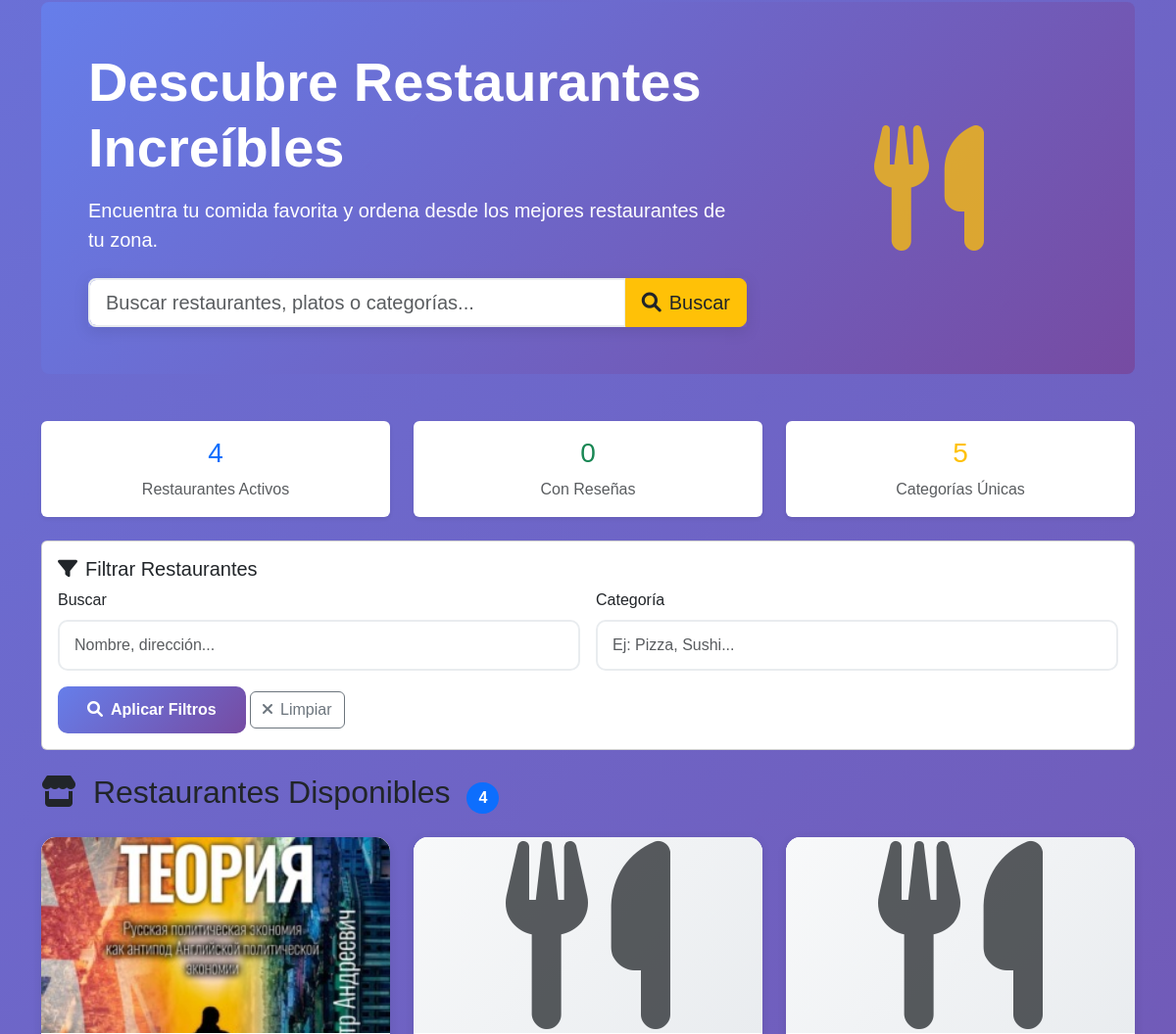
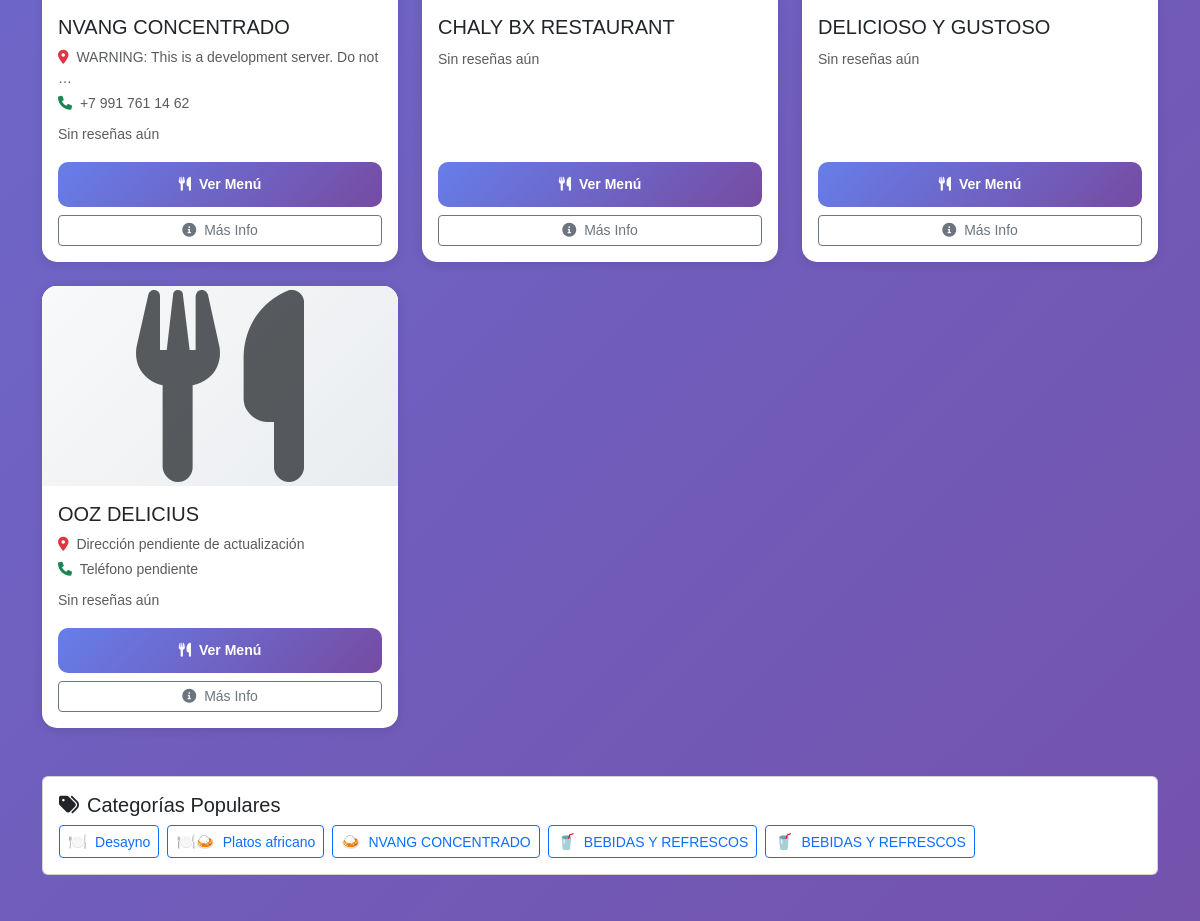
/explorar/ (middle part), run on an earlier commit of the app's database (2 pictures, top to bottom).
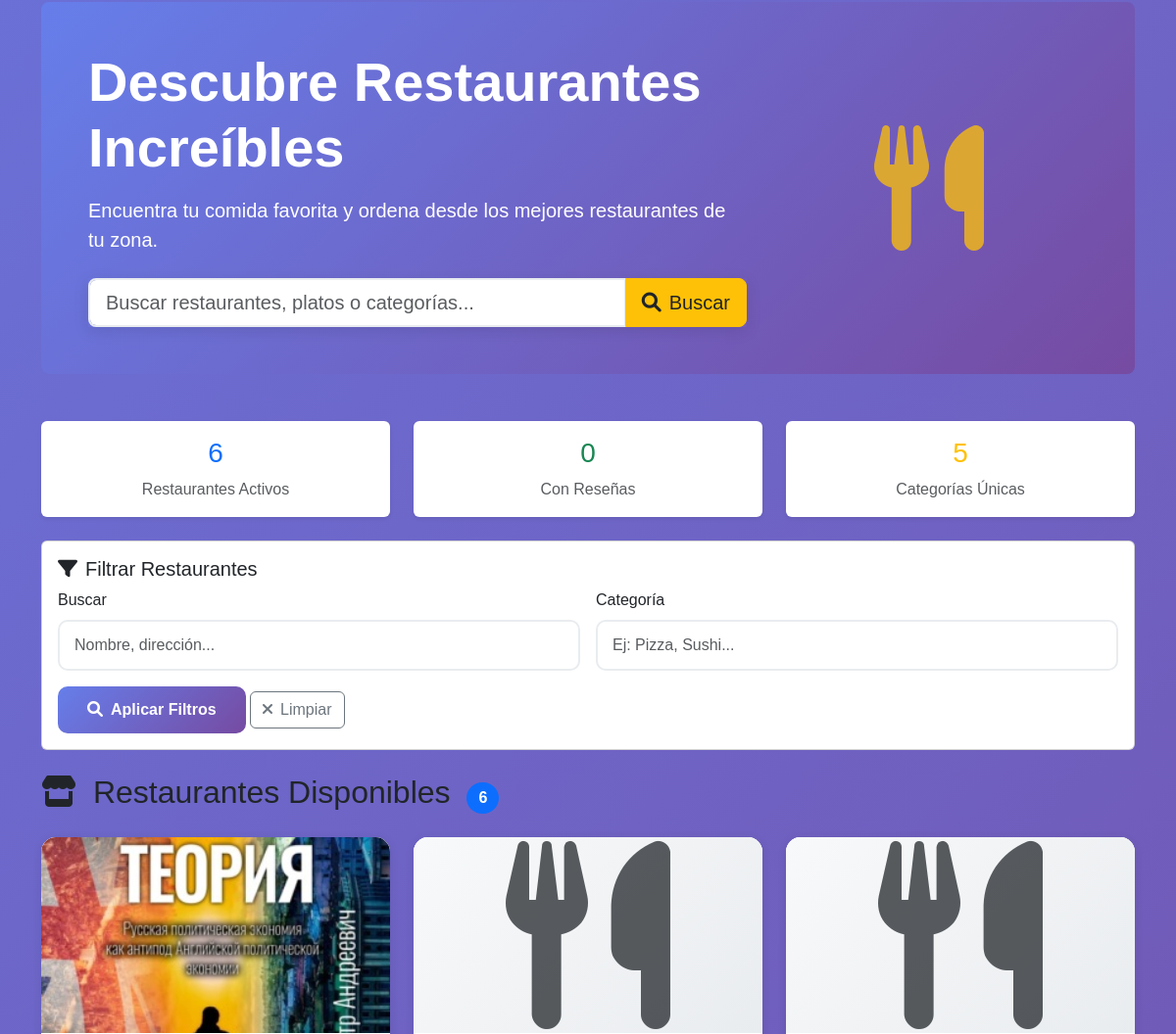
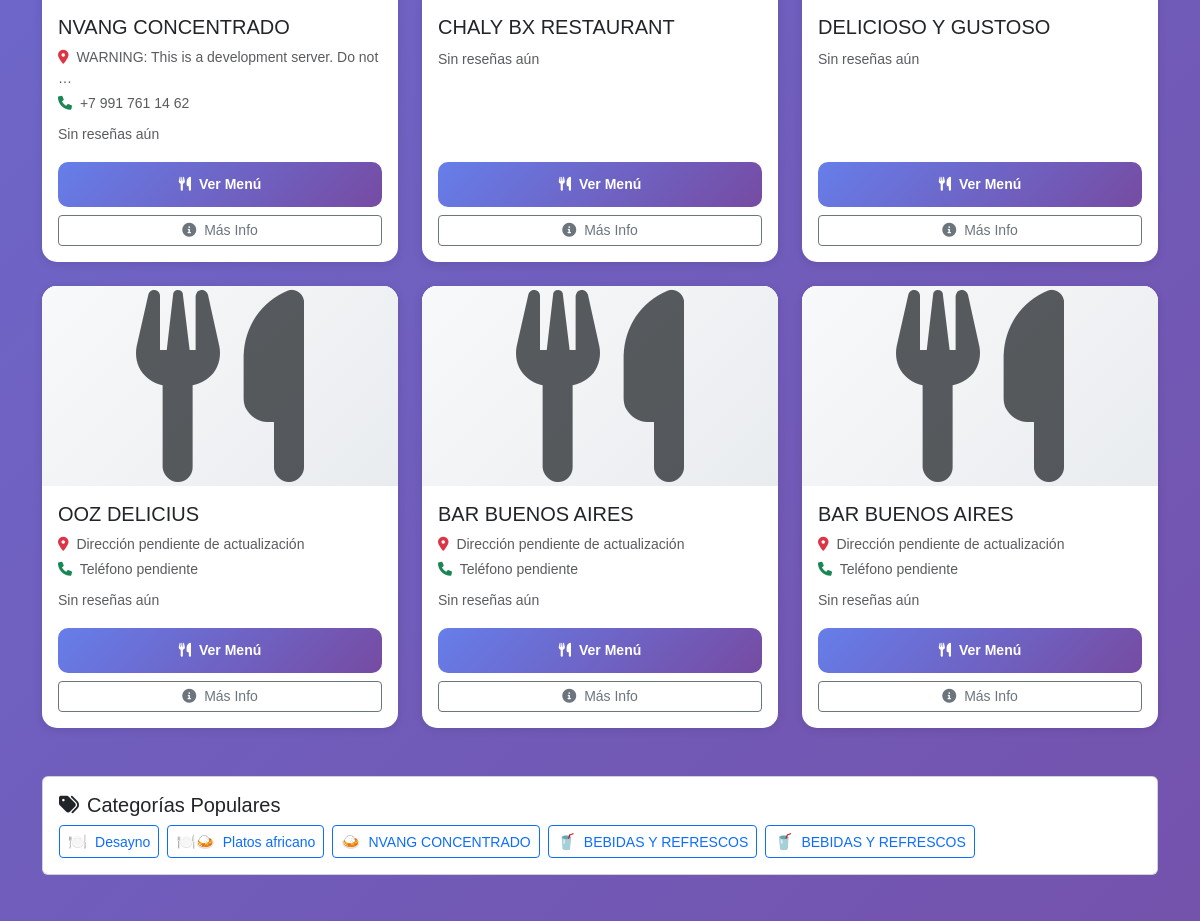
And on a later commit of the database (2 pictures, top to bottom).
### restaurant/models.py (models this page shows, shortened)
class Restaurante(models.Model):
    propietario = models.ForeignKey(User, on_delete=models.CASCADE, related_name='restaurantes')
    nombre = models.CharField(max_length=100)
    direccion = models.TextField()
    telefono = models.CharField(max_length=20, blank=True, null=True)
    email = models.EmailField(blank=True, null=True)
    logo = models.ImageField(upload_to='restaurantes/logos/', blank=True, null=True)
    imagen_portada = models.ImageField(upload_to='restaurantes/portadas/', blank=True, null=True)
    color_primario = models.CharField(max_length=7, default='667eea')  # Sin #
    color_secundario = models.CharField(max_length=7, default='764ba2') # Sin #
    tema = models.CharField(max_length=50, default='default')
    idioma = models.CharField(max_length=10, default='es')
    activo = models.BooleanField(default=True)
    fecha_creacion = models.DateTimeField(auto_now_add=True)
    class Meta:
        verbose_name = "Restaurante"
        verbose_name_plural = "Restaurantes"
    @property
    def promedio_calificaciones(self):
        resenas = self.resenas.filter(activa=True)
        if resenas.exists():
            return round(sum(r.calificacion for r in resenas) / resenas.count(), 1)
        return 0
    @property
    def total_resenas(self):
        return self.resenas.filter(activa=True).count()

class Categoria(models.Model):
    restaurante = models.ForeignKey(Restaurante, on_delete=models.CASCADE, related_name='categorias')
    nombre = models.CharField(max_length=100)
    emoji = models.CharField(max_length=10, default='🍽️')  # Emoji para la categoría
    descripcion = models.TextField(blank=True, null=True)
    imagen = models.ImageField(upload_to='categorias/', blank=True, null=True)
    orden = models.IntegerField(default=0)  # Para ordenar categorías
    activa = models.BooleanField(default=True)
    class Meta:
        verbose_name = "Categoría"
        verbose_name_plural = "Categorías"
        ordering = ['orden', 'nombre']
        unique_together = ['restaurante', 'nombre']  # No repetir nombres en mismo restaurante

### restaurant/views.py (the view)
# urls.py: path('explorar/', views.explorar_restaurantes, name='explorar_restaurantes'),
def explorar_restaurantes(request):
    restaurantes = Restaurante.objects.filter(activo=True, propietario__isnull=False)
    query = request.GET.get('q', '')
    categoria_filter = request.GET.get('categoria', '')
    if query:
        restaurantes = restaurantes.filter(
            Q(nombre__icontains=query) |
            Q(direccion__icontains=query) |
            Q(platos__nombre__icontains=query)
        ).distinct()
    if categoria_filter:
        restaurantes = restaurantes.filter(
            Q(categorias__nombre__icontains=categoria_filter) |
            Q(platos__categoria__nombre__icontains=categoria_filter)
        ).distinct()
    categorias_disponibles = Categoria.objects.filter(
        restaurante__in=restaurantes,
        activa=True
    ).distinct()  # Cambiado de values().distinct() a objetos completos
    stats = {
        'total_restaurantes': restaurantes.count(),
        'restaurantes_con_resenas': restaurantes.annotate(
            num_resenas=Count('resenas')
        ).filter(num_resenas__gt=0).count(),
    }
    context = {
        'restaurantes': restaurantes,
        'categorias': categorias_disponibles,  # Cambiado el nombre para claridad
        'query': query,
        'categoria_filter': categoria_filter,
        'stats': stats,
    }
    return render(request, 'restaurant/explorar_restaurantes.html', context)

### restaurant/templates/restaurant/explorar_restaurantes.html (shortened to what the changed rows need)
{% extends 'restaurant/base_generic.html' %}
{% load static %}
{% block content %}
<div class="container mt-4">
    <div class="hero-section bg-primary text-white rounded-3 p-5 mb-5">
        <div class="row align-items-center">
            <div class="col-lg-8">
                <h1 class="display-4 fw-bold mb-3">Descubre Restaurantes Increíbles</h1>
            </div>
        </div>
    </div>
    <div class="row mb-4">
        <div class="col-md-4">
            <div class="card text-center border-0 shadow-sm">
                <div class="card-body">
                    <h3 class="text-primary">{{ stats.total_restaurantes }}</h3>
                    <p class="text-muted mb-0">Restaurantes Activos</p>
                </div>
            </div>
        </div>
    </div>
    <div class="row">
        <div class="col-12">
            <h2 class="mb-4">
                <i class="fas fa-store me-2"></i>
                Restaurantes Disponibles
                <span class="badge bg-primary fs-6 ms-2">{{ restaurantes.count }}</span>
            </h2>
            {% if restaurantes %}
                <div class="row g-4">
                    {% for restaurante in restaurantes %}
                    <div class="col-xl-4 col-lg-6 col-md-6">
                        <div class="restaurant-card card h-100 border-0 shadow-hover">
                            <div class="restaurant-image-container position-relative">
                                {% if restaurante.logo %}
                                <img src="{{ restaurante.logo.url }}" class="card-img-top restaurant-image"
                                     alt="{{ restaurante.nombre }}" style="height: 200px; object-fit: cover;">
                                {% else %}
                                <div class="restaurant-placeholder bg-light d-flex align-items-center justify-content-center"
                                     style="height: 200px;">
                                    <i class="fas fa-utensils fa-3x text-muted"></i>
                                </div>
                                {% endif %}
                                <div class="position-absolute top-0 end-0 p-2">
                                </div>
                            </div>
                            <div class="card-body d-flex flex-column">
                                <h5 class="card-title">{{ restaurante.nombre }}</h5>
                                <div class="restaurant-info mb-3">
                                    {% if restaurante.direccion %}
                                    <p class="text-muted small mb-1">
                                        <i class="fas fa-map-marker-alt text-danger me-1"></i>
                                        {{ restaurante.direccion|truncatewords:8 }}
                                    </p>
                                    {% endif %}
                                    {% if restaurante.telefono %}
                                    <p class="text-muted small mb-2">
                                        <i class="fas fa-phone text-success me-1"></i>
                                        {{ restaurante.telefono }}
                                    </p>
                                    {% endif %}
                                    {% if restaurante.total_resenas > 0 %}
                                    <div class="rating-section">
                                        <div class="d-flex align-items-center">
                                            <div class="star-rating me-2">
                                                {% for i in "12345" %}
                                                    {% if forloop.counter <= restaurante.promedio_calificaciones %}
                                                        <i class="fas fa-star text-warning small"></i>
                                                    {% else %}
                                                        <i class="far fa-star text-warning small"></i>
                                                    {% endif %}
                                                {% endfor %}
                                            </div>
                                            <small class="text-muted">
                                                {{ estadisticas_resenas.total }} reseña{{ restaurante.total_resenas|pluralize }})
                                            </small>
                                        </div>
                                    </div>
                                    {% else %}
                                    <small class="text-muted">Sin reseñas aún</small>
                                    {% endif %}
                                </div>
                                <div class="mt-auto">
                                    <div class="d-grid gap-2">
                                        <a href="{% url 'menu_publico' restaurante.id %}"
                                           class="btn btn-primary btn-sm">
                                            <i class="fas fa-utensils me-2"></i>Ver Menú
                                        </a>
                                        <a href="{% url 'detalle_restaurante' restaurante.id %}"
                                           class="btn btn-outline-secondary btn-sm">
                                            <i class="fas fa-info-circle me-2"></i>Más Info
                                        </a>
                                    </div>
                                </div>
                            </div>
                        </div>
                    </div>
                    {% endfor %}
                </div>
            {% endif %}
        </div>
    </div>
{% if categorias %}
<div class="row mt-5">
    <div class="col-12">
        <div class="card">
            <div class="card-body">
                <div class="d-flex flex-wrap gap-2">
                    {% for categoria in categorias %}
                    {% if categoria.id %}
                    <a href="{% url 'platos_por_categoria' categoria.id %}"
                       class="btn btn-outline-primary btn-sm">
                        <span class="emoji me-1">{{ categoria.emoji|default:"🍽️" }}</span>
                        {{ categoria.nombre }}
                    </a>
                    {% endif %}
                    {% endfor %}
                </div>
            </div>
        </div>
    </div>
</div>
{% endif %}
</div>
{% endblock %}

What changed in the data, as far as the page shows it:
added Restaurante: nombre "BAR BUENOS AIRES", direccion "Dirección pendiente de actualización", telefono "Teléfono pendiente", shows "Sin reseñas aún"
added Restaurante: nombre "BAR BUENOS AIRES", direccion "Dirección pendiente de actualización", telefono "Teléfono pendiente", shows "Sin reseñas aún"
Also different on the page:
{{ stats.total_restaurantes }}: "4" → "6"
{{ restaurantes.count }}: "4" → "6"
